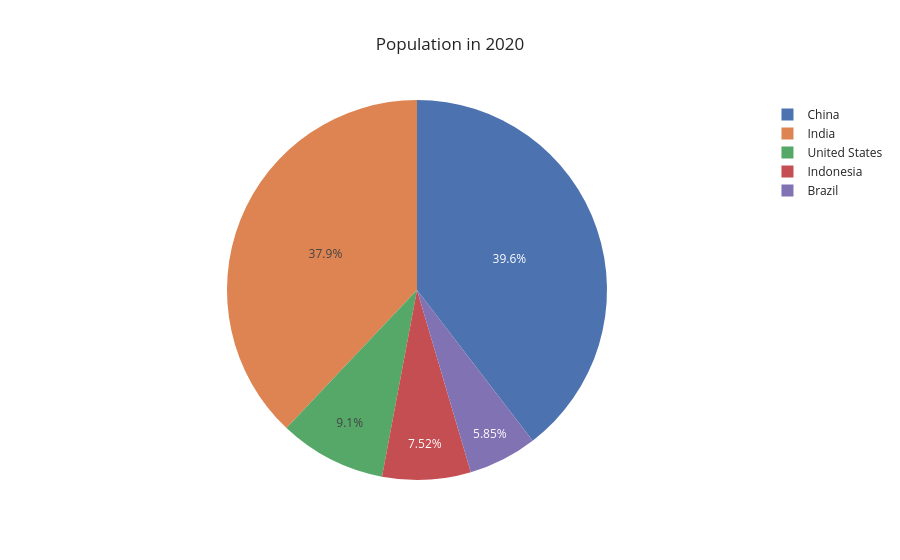

Write notebook code for a chart like this one.
### Code cell
import plotly.express as px

fig = px.pie(
    df_pivot_2020, 
    values='2020', 
    names=df_pivot_2020.index, 
    title='Population in 2020',
    template='seaborn'
)
fig.show()

### Figure 1 — Plotly figure (JSON) as saved in the notebook; plotly's stock layout.template omitted (floating-point values rounded to 4 significant figures)
{"data": [{"domain": {"x": [0, 1], "y": [0, 1]}, "hovertemplate": "country=%{label}<br>2020=%{value}<extra></extra>", "labels": ["United States", "India", "China", "Indonesia", "Brazil"], "legendgroup": "", "name": "", "showlegend": true, "type": "pie", "values": [331000000.0, 1380000000.0, 1439000000.0, 273500000.0, 212600000.0]}], "layout": {"legend": {"tracegroupgap": 0}, "title": {"text": "Population in 2020"}}}
